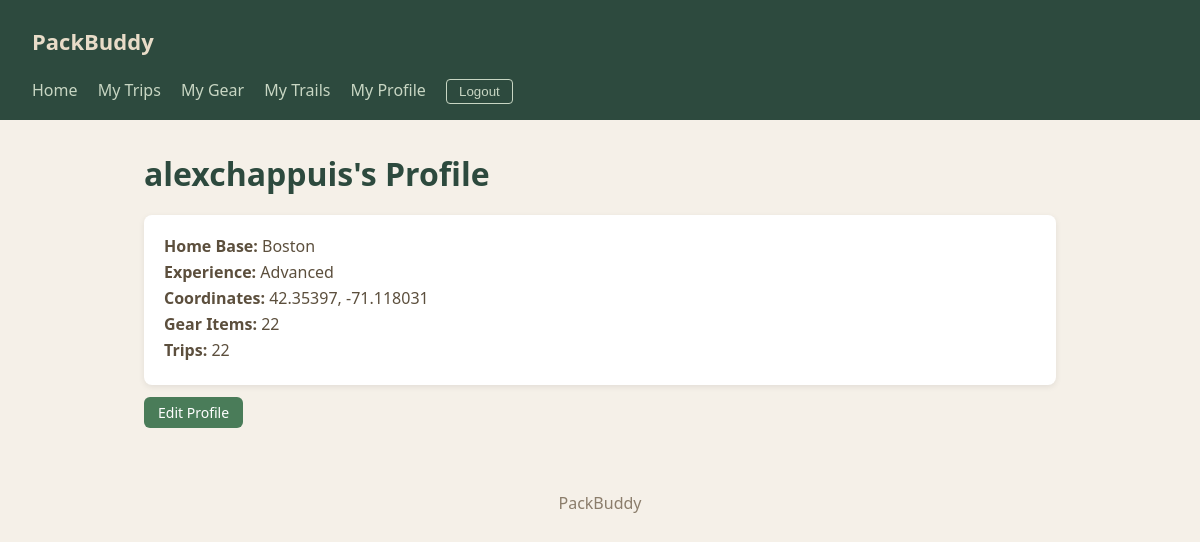
Page /project/profile/1/ (signed in) on the committed database.
### project/models.py (models this page shows, shortened)
class Profile(models.Model):
    EXPERIENCE_CHOICES = [
        ('Beginner', 'Beginner'),
        ('Intermediate', 'Intermediate'),
        ('Advanced', 'Advanced'),
    ]
    user = models.OneToOneField(User, on_delete=models.CASCADE, related_name='project_profile')
    home_latitude = models.FloatField()
    home_longitude = models.FloatField()
    home_location = models.CharField(max_length=200)
    experience_level = models.CharField(max_length=20, choices=EXPERIENCE_CHOICES, default='Beginner')

### project/views.py (the view)
# urls.py: path("profile/<int:pk>/", ProfileDetailView.as_view(), name="show_profile"),
class ProfileDetailView(MyLoginRequiredMixin, DetailView):
    model = Profile
    template_name = 'project/profile_detail.html'
    context_object_name = 'profile'

### project/templates/project/profile_detail.html
{% extends 'project/base.html' %}
{% block content %}
<h1>{{ profile.user.username }}'s Profile</h1>
<div class="card">
  <p><strong>Home Base:</strong> {{ profile.home_location }}</p>
  <p><strong>Experience:</strong> {{ profile.experience_level }}</p>
  <p><strong>Coordinates:</strong> {{ profile.home_latitude }}, {{ profile.home_longitude }}</p>
  <p><strong>Gear Items:</strong> {{ profile.gearitem_set.count }}</p>
  <p><strong>Trips:</strong> {{ profile.trip_set.count }}</p>
</div>
<a href="{% url 'project:profile_update' %}" class="btn">Edit Profile</a>
{% endblock %}

### static/styles-project.css (style rules this page uses)
* { margin: 0; padding: 0; box-sizing: border-box; }
body { font-family: 'Segoe UI', Tahoma, Geneva, Verdana, sans-serif; background-color: #f5f0e8; color: #3b3228; min-height: 100vh; }
h1 { color: #2d4a3e; margin-bottom: 20px; }
a { color: #4a7c59; }
.btn { display: inline-block; padding: 6px 14px; background-color: #4a7c59; color: white; text-decoration: none; border-radius: 6px; border: none; cursor: pointer; font-size: 14px; margin-right: 4px; }
.card { background: white; border-radius: 8px; padding: 20px; margin: 12px 0; box-shadow: 0 2px 6px rgba(0,0,0,0.08); }
.card p { color: #5c4f3d; margin-bottom: 4px; }

### rows in the picture
Profile: user.username "alexchappuis", home_location "Boston", experience_level "Advanced", home_latitude "42.35397", home_longitude "-71.118031", gearitem_set.count "22", trip_set.count "22"
